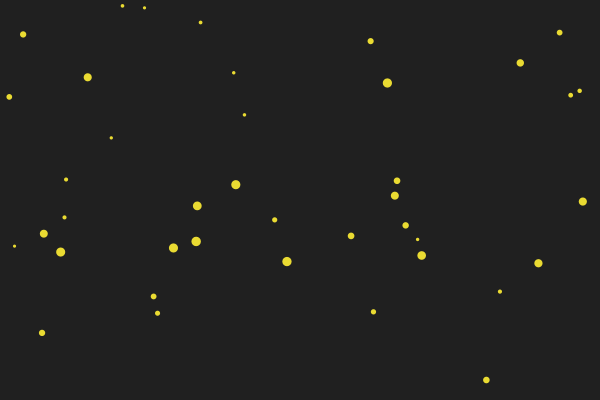
Frame 1 (no input)
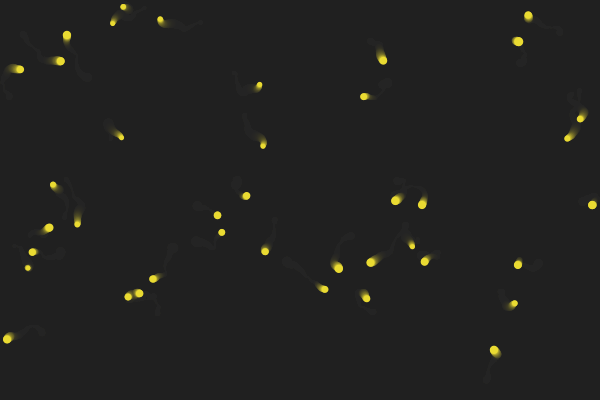
Frame 60 (the mouse pressed at the canvas centre just before this capture)
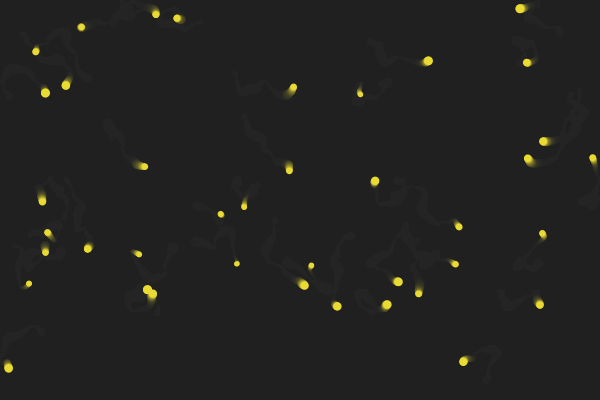
Frame 120 (the mouse held since frame 60 and released just before this capture)

The Processing sketch that drew these frames (run headless with seeded random() and noise(); from frame 60 on, the mouse is pressed at the canvas centre):

// Processing sketch: HomeWork1_Fireflies_012912B
// ── HomeWork1_Fireflies_012912B.pde
Firefly [] firefly= new Firefly[40];

void setup() {
  size(600, 400);
  background(32, 32, 32);
  smooth();
  frameRate(25);
  for (int i=0; i< firefly.length; i++) {
    firefly[i] =new Firefly(int(random(0,1)));
  }
}

void draw() {
   noStroke();
  fill(32, 32, 32,60);
  rect(0, 0, width, height);
  fill(234,219,50);
//  background(32, 32, 32, 10);
  for (int i=0; i< firefly.length; i++) { 
    firefly[i].movement();
    firefly[i].draw();
    firefly[i].inwindow();
  }
}



// ── firefly.pde
class Firefly {
  float ellipseRad, topSpeed, growShrink;
  PVector location, velocity, acceleration, noff;
  int dir;

  Firefly(int tempGrowShrink) {
    ellipseRad=random(3,10);
    growShrink=tempGrowShrink;
    topSpeed=1;
    location=new PVector(random(width), random(height));
    velocity=new PVector(0, 0);
    //    noff= new PVector(random(1), random(1));
  }

  void draw() {
    ellipse(location.x, location.y, ellipseRad, ellipseRad);
    //FADE IN FADE OUT
    if (ellipseRad > 9) {
      growShrink = 0;
    } 
    else if (ellipseRad < 1) {
      growShrink = 1;
    }
    if (growShrink == 1) {
      ellipseRad += .25;
    } 
    else if ( growShrink== 0) {
      ellipseRad -= .25;
    }
    //    println(ellipseRad);
    //    println("growShrink value"+growShrink);
  }

  void movement() {
    acceleration=new PVector(random(-5, 5), random(-5, 5));
    //    acceleration.x = map(noise(noff.x), 0, 1, -1, 1);
    //    acceleration.y = map(noise(noff.y), 0, 1, -1, 1);
    //    acceleration.mult(0.1);
    //
    //    noff.add(0.01, 0.01, 0);

    velocity.limit(topSpeed);
    acceleration.normalize();
    acceleration.mult(.25);
    velocity.add(acceleration);
    location.add(velocity);

    //    if (dir== 1) {
    //      velocity.add(acceleration);
    //      location.add(velocity);
    //    }
    //    else if (dir==-1) {
    //      velocity.sub(acceleration);
    //      location.sub(velocity);
    //    }
  }

  void inwindow() {
    //    if (location.x<0+ellipseRad) {
    //    dir=-1;
    //    }
    //    else if (location.x>width-ellipseRad) {
    //    dir=1;
    //    }
    //    if (location.y<0+ellipseRad) {
    //    dir=-1;
    //    }
    //    else if (location.y>height-ellipseRad) {
    //    dir=1;
    //    }
    //    println("location:x"+location.x);
    //    println("location:y"+location.y);
    //    println("dir"+dir);
    //    
    location.x = constrain(location.x, 0+ellipseRad, width-ellipseRad);
    location.y = constrain(location.y, 0+ellipseRad, height-ellipseRad);

    //  if (location.x > width) {
    //      acceleration.x *= -1;
    //    } 
    //    else if (location.x < 0) {
    //      acceleration.x *= -1;
    //    }
    //
    //    if (location.y > height) {
    //      acceleration.y *= -1;
    //    } 
    //    else if (location.y < 0) {
    //     acceleration.y *= -1;
    //    }
  }
}
